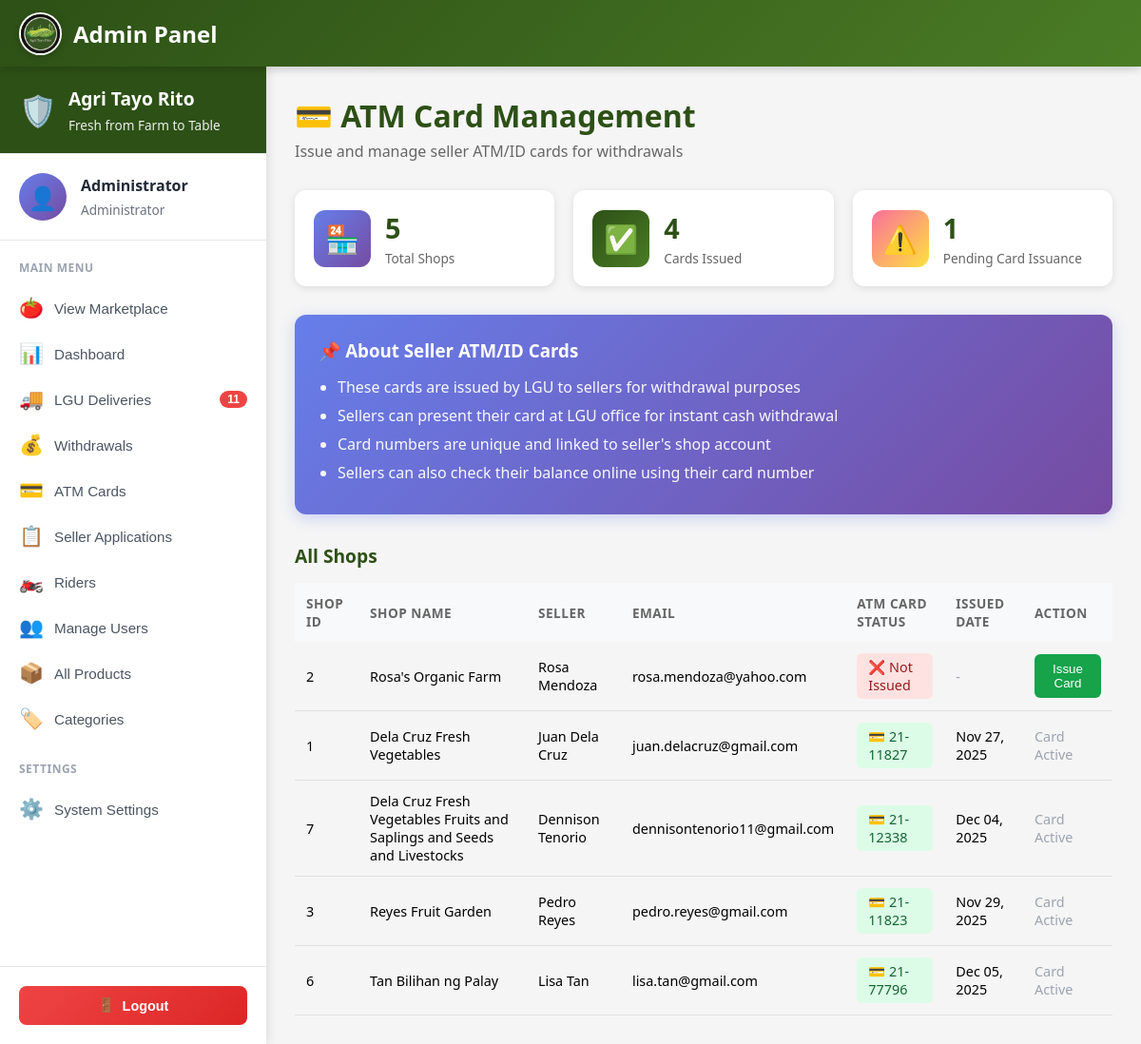
The page /public/profile/admin/cards (signed in) on the database its author committed.
### tables this page shows
CREATE TABLE `seller_profiles` (
  `sellerID` int(11) NOT NULL,
  `shopID` int(11) DEFAULT NULL,
  `userID` int(11) NOT NULL,
  `business_name` varchar(255) NOT NULL,
  `business_description` text DEFAULT NULL,
  `farm_location` text DEFAULT NULL,
  `rating` decimal(2,1) DEFAULT 0.0,
  `total_sales` int(11) DEFAULT 0,
  `is_verified` tinyint(1) DEFAULT 0,
  `created_at` timestamp NOT NULL DEFAULT current_timestamp()
);

CREATE TABLE `shops` (
  `shopID` int(11) NOT NULL,
  `sellerID` int(11) NOT NULL,
  `shop_name` varchar(255) NOT NULL,
  `shop_slug` varchar(255) NOT NULL,
  `shop_description` text DEFAULT NULL,
  `shop_logo` varchar(500) DEFAULT NULL,
  `shop_banner` varchar(500) DEFAULT NULL,
  `farm_location` text DEFAULT NULL,
  `business_hours` varchar(255) DEFAULT NULL,
  `contact_number` varchar(20) DEFAULT NULL,
  `rating` decimal(3,2) DEFAULT 0.00,
  `total_products` int(11) DEFAULT 0,
  `total_orders` int(11) DEFAULT 0,
  `total_reviews` int(11) DEFAULT 0,
  `balance` decimal(10,2) DEFAULT 0.00,
  `total_earned` decimal(10,2) DEFAULT 0.00,
  `total_withdrawn` decimal(10,2) DEFAULT 0.00,
  `atm_card_number` varchar(50) DEFAULT NULL,
  `atm_card_issued_at` timestamp NULL DEFAULT NULL,
  `is_verified` tinyint(1) DEFAULT 0,
  `is_active` tinyint(1) DEFAULT 1,
  `created_at` timestamp NOT NULL DEFAULT current_timestamp(),
  `updated_at` timestamp NOT NULL DEFAULT current_timestamp() ON UPDATE current_timestamp()
);

CREATE TABLE `users` (
  `userID` int(11) NOT NULL,
  `email` varchar(255) NOT NULL,
  `profile_image` varchar(500) DEFAULT NULL,
  `password_hash` varchar(255) NOT NULL,
  `full_name` varchar(200) NOT NULL,
  `phone` varchar(20) DEFAULT NULL,
  `avatar` varchar(255) DEFAULT '/images/avatars/avt1.jpg',
  `role` enum('buyer','seller','admin') DEFAULT 'buyer',
  `is_active` tinyint(1) DEFAULT 1,
  `created_at` timestamp NOT NULL DEFAULT current_timestamp(),
  `updated_at` timestamp NOT NULL DEFAULT current_timestamp() ON UPDATE current_timestamp()
);

### app/views/profile/admin/cards.php (the view, shortened to what this page needs)
<?php
$db = new Database();
$conn = $db->connect();
$allShops = $conn->query("SELECT s.*, sp.business_name, u.full_name as seller_name, u.email
                          FROM shops s
                          JOIN seller_profiles sp ON s.sellerID = sp.sellerID
                          JOIN users u ON sp.userID = u.userID
                          WHERE s.is_active = 1
                          ORDER BY s.atm_card_number IS NULL DESC, s.shop_name ASC")->fetchAll(PDO::FETCH_ASSOC);
$stats = [
    'total_shops' => count($allShops),
    'with_cards' => count(array_filter($allShops, fn($s) => !empty($s['atm_card_number']))),
    'without_cards' => count(array_filter($allShops, fn($s) => empty($s['atm_card_number'])))
];
?>
<!DOCTYPE html>
<html lang="en">
<head>
    <link rel="stylesheet" href="<?php echo BASE_URL; ?>css/responsive.css">
    <link rel="stylesheet" href="<?php echo BASE_URL; ?>css/admin/dashboard.css">
</head>
<body>
    <nav class="top-navbar">
        <div class="logo-wrapper">
            <span class="logo">Admin Panel</span>
        </div>
    </nav>
    <?php
    require_once __DIR__ . '/admin-nav.php';
    ?>
    <main class="main-content">
        <div class="page-header">
            <h1 class="page-title">💳 ATM Card Management</h1>
            <p class="page-subtitle">Issue and manage seller ATM/ID cards for withdrawals</p>
        </div>
        <section class="stats-section">
            <div class="stat-card">
                <div class="stat-icon" style="background: linear-gradient(135deg, #667eea 0%, #764ba2 100%);">🏪</div>
                <div class="stat-info">
                    <h3 class="stat-value"><?php echo number_format($stats['total_shops']); ?></h3>
                    <p class="stat-label">Total Shops</p>
                </div>
            </div>
            <div class="stat-card">
                <div class="stat-icon" style="background: linear-gradient(135deg, #2d5016 0%, #4a7c25 100%);">✅</div>
                <div class="stat-info">
                    <h3 class="stat-value"><?php echo number_format($stats['with_cards']); ?></h3>
                    <p class="stat-label">Cards Issued</p>
                </div>
            </div>
            <div class="stat-card">
                <div class="stat-icon" style="background: linear-gradient(135deg, #fa709a 0%, #fee140 100%);">⚠️</div>
                <div class="stat-info">
                    <h3 class="stat-value"><?php echo number_format($stats['without_cards']); ?></h3>
                    <p class="stat-label">Pending Card Issuance</p>
                </div>
            </div>
        </section>
        <section class="info-section">
            <div class="info-card">
                <h3>📌 About Seller ATM/ID Cards</h3>
                <ul>
                    <li>These cards are issued by LGU to sellers for withdrawal purposes</li>
                    <li>Sellers can present their card at LGU office for instant cash withdrawal</li>
                    <li>Card numbers are unique and linked to seller's shop account</li>
                    <li>Sellers can also check their balance online using their card number</li>
                </ul>
            </div>
        </section>
        <section class="shops-section">
            <div class="section-header">
                <h2 class="section-title">All Shops</h2>
            </div>
            <div class="table-container">
                <table class="data-table">
                    <thead>
                        <tr>
                            <th>Shop ID</th>
                            <th>Shop Name</th>
                            <th>Seller</th>
                            <th>Email</th>
                            <th>ATM Card Status</th>
                            <th>Issued Date</th>
                            <th>Action</th>
                        </tr>
                    </thead>
                    <tbody>
                        <?php foreach ($allShops as $shop): ?>
                        <tr>
                            <td><?php echo $shop['shopID']; ?></td>
                            <td><?php echo htmlspecialchars($shop['shop_name']); ?></td>
                            <td><?php echo htmlspecialchars($shop['seller_name']); ?></td>
                            <td><?php echo htmlspecialchars($shop['email']); ?></td>
                            <td>
                                <?php if ($shop['atm_card_number']): ?>
                                    <span class="card-issued">
                                        💳 <?php echo htmlspecialchars($shop['atm_card_number']); ?>
                                    </span>
                                <?php else: ?>
                                    <span class="card-not-issued">❌ Not Issued</span>
                                <?php endif; ?>
                            </td>
                            <td>
                                <?php if ($shop['atm_card_issued_at']): ?>
                                    <?php echo date('M d, Y', strtotime($shop['atm_card_issued_at'])); ?>
                                <?php else: ?>
                                    <span class="text-muted">-</span>
                                <?php endif; ?>
                            </td>
                            <td>
                                <?php if (!$shop['atm_card_number']): ?>
                                    <button onclick="showIssueCardModal(<?php echo $shop['shopID']; ?>, '<?php echo htmlspecialchars($shop['shop_name']); ?>')"
                                            class="btn-issue">Issue Card</button>
                                <?php else: ?>
                                    <span class="text-muted">Card Active</span>
                                <?php endif; ?>
                            </td>
                        </tr>
                        <?php endforeach; ?>
                    </tbody>
                </table>
            </div>
        </section>
    </main>
</body>
</html>

### public/css/admin/dashboard.css (style rules this page uses)
* { margin: 0; padding: 0; box-sizing: border-box; }
body { font-family: 'Segoe UI', Tahoma, Geneva, Verdana, sans-serif; background: #f5f5f5; }
.top-navbar { background: #2d5016; padding: 12px 20px; display: flex; align-items: center; justify-content: space-between; box-shadow: 0 2px 10px rgba(0, 0, 0, 0.1); position: fixed; top: 0; left: 0; right: 0; z-index: 1000; }
.logo-wrapper { display: flex; align-items: center; gap: 10px; }
.logo { color: white; font-size: 1.2rem; font-weight: 700; }
.main-content { margin-top: 75px; padding: 30px; max-width: 1400px; margin-left: auto; margin-right: auto; }
.page-header { margin-bottom: 30px; }
.page-title { font-size: 2rem; color: #2d5016; margin-bottom: 5px; font-weight: 700; }
.page-subtitle { font-size: 1rem; color: #666; }
.stats-section { display: grid; grid-template-columns: repeat(auto-fit, minmax(250px, 1fr)); gap: 20px; margin-bottom: 30px; }
.stat-card { background: white; border-radius: 12px; padding: 20px; display: flex; align-items: center; gap: 15px; box-shadow: 0 2px 8px rgba(0, 0, 0, 0.1); transition: all 0.3s; }
.stat-icon { width: 60px; height: 60px; border-radius: 12px; display: flex; align-items: center; justify-content: center; font-size: 1.8rem; color: white; }
.stat-info { flex: 1; }
.stat-value { font-size: 1.8rem; color: #2d5016; font-weight: 700; margin-bottom: 3px; }
.stat-label { font-size: 0.85rem; color: #666; }
.section-header { display: flex; justify-content: space-between; align-items: center; margin-bottom: 15px; }
.section-title { font-size: 1.2rem; color: #2d5016; font-weight: 700; }
.table-container { overflow-x: auto; }
.data-table { width: 100%; border-collapse: collapse; }
.data-table thead { background: #f8f9fa; }
.data-table th { padding: 12px; text-align: left; font-size: 0.85rem; color: #666; font-weight: 600; text-transform: uppercase; letter-spacing: 0.5px; }
.data-table td { padding: 12px; border-bottom: 1px solid #e0e0e0; font-size: 0.9rem; }

### app/views/profile/admin/admin-nav.php (style rules this page uses)
.top-navbar { position: fixed; top: 0; left: 0; right: 0; height: 70px; background: linear-gradient(135deg, #2d5016 0%, #4a7c25 100%); display: flex; justify-content: space-between; align-items: center; padding: 0 20px; z-index: 1000; box-shadow: 0 2px 10px rgba(0, 0, 0, 0.1); gap: 20px; }
.logo-wrapper { display: flex; align-items: center; gap: 12px; }
.logo { color: white; font-size: 1.5rem; font-weight: bold; }
.main-content { margin-left: 280px; margin-top: 70px; padding: 30px; min-height: calc(100vh - 70px); }

### app/views/profile/admin/cards.php (style rules this page uses)
.info-section { margin-bottom: 30px; }
.info-card { background: linear-gradient(135deg, #667eea 0%, #764ba2 100%); color: white; padding: 25px; border-radius: 12px; box-shadow: 0 4px 15px rgba(102, 126, 234, 0.3); }
.info-card h3 { margin: 0 0 15px 0; }
.info-card ul { margin: 0; padding-left: 20px; }
.info-card li { margin-bottom: 8px; opacity: 0.95; }
.card-issued { padding: 5px 12px; background: #dcfce7; color: #166534; border-radius: 6px; font-weight: 500; display: inline-block; }
.card-not-issued { padding: 5px 12px; background: #fee2e2; color: #991b1b; border-radius: 6px; display: inline-block; }
.btn-issue { padding: 8px 16px; background: #16a34a; color: white; border: none; border-radius: 6px; cursor: pointer; font-weight: 500; }
.text-muted { color: #9ca3af; }

### rows shown on the page
seller_profiles: shopID.shopID "2", shopID.shop_name "Rosa's Organic Farm", userID.full_name "Rosa Mendoza", userID.email "rosa.mendoza@yahoo.com", shows "❌ Not Issued"
seller_profiles: shopID.shopID "1", shopID.shop_name "Dela Cruz Fresh Vegetables", userID.full_name "Juan Dela Cruz", userID.email "juan.delacruz@gmail.com", shopID.atm_card_number "21-11827", shopID.atm_card_issued_at "Nov 27, 2025", shows "Card Active"
seller_profiles: shopID.shopID "7", shopID.shop_name "Dela Cruz Fresh Vegetables Fruits and Saplings and Seeds and Livestocks", userID.full_name "Dennison Tenorio", userID.email "dennisontenorio11@gmail.com", shopID.atm_card_number "21-12338", shopID.atm_card_issued_at "Dec 04, 2025", shows "Card Active"
seller_profiles: shopID.shopID "3", shopID.shop_name "Reyes Fruit Garden", userID.full_name "Pedro Reyes", userID.email "pedro.reyes@gmail.com", shopID.atm_card_number "21-11823", shopID.atm_card_issued_at "Nov 29, 2025", shows "Card Active"
seller_profiles: shopID.shopID "6", shopID.shop_name "Tan Bilihan ng Palay", userID.full_name "Lisa Tan", userID.email "lisa.tan@gmail.com", shopID.atm_card_number "21-77796", shopID.atm_card_issued_at "Dec 05, 2025", shows "Card Active"

### other values the page prints
$_SESSION['username'] "Administrator"
$pending_pickups "11"
$stats['total_shops'] "5"
$stats['with_cards'] "4"
$stats['without_cards'] "1"
